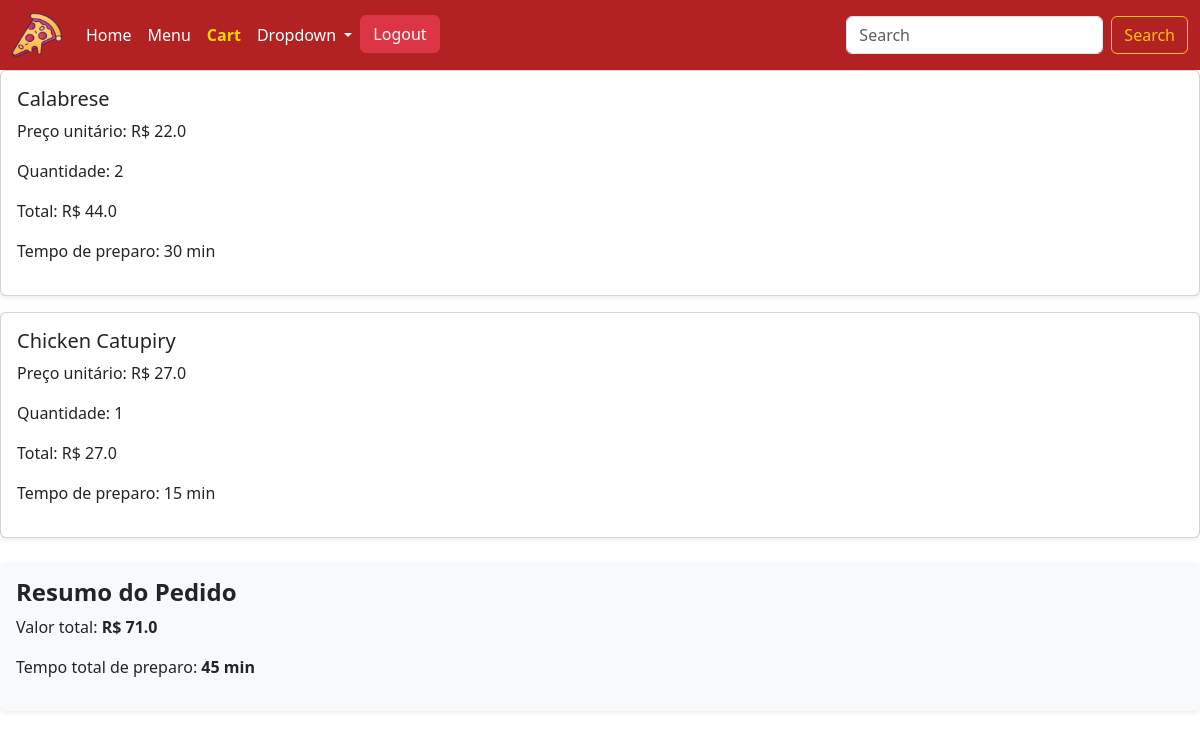
Page /Cart (signed in) on the committed database.
### tables this page shows
CREATE TABLE carrinho (
    id INTEGER PRIMARY KEY AUTOINCREMENT,
    usuario_id INTEGER NOT NULL,
    pizza_id INTEGER NOT NULL,
    quantidade INTEGER NOT NULL,
    preco_unitario REAL NOT NULL,
    preco_total REAL NOT NULL,
    data_adicao DATETIME DEFAULT CURRENT_TIMESTAMP, tempo_preparo_total INTEGER,
    FOREIGN KEY (usuario_id) REFERENCES users(id),
    FOREIGN KEY (pizza_id) REFERENCES pizzas(id)
);

CREATE TABLE pizzas (
    id INTEGER PRIMARY KEY AUTOINCREMENT,
    nome TEXT NOT NULL,
    preco REAL NOT NULL,  
   descricao TEXT,
    imagem TEXT, 
    mais_vendida BOOLEAN DEFAULT 0,
    tempo_preparo INTEGER
);

### app.py (the view)
@app.route("/Cart", methods=['GET', 'POST'])
def cart():
    user_id = session.get("user_id")
    db = sqlite3.connect("database.db")
    db.row_factory = sqlite3.Row
    cartItems = db.execute('''
        SELECT c.id,
            c.quantidade,
            c.preco_unitario,
            c.preco_total,
            c.tempo_preparo_total,
            p.nome
        FROM carrinho c
        JOIN pizzas p ON c.pizza_id = p.id
        WHERE c.usuario_id = ?
    ''', (user_id,)).fetchall()
    totals = db.execute('''
        SELECT
            COALESCE(SUM(c.preco_total), 0) AS total_preco,
            COALESCE(SUM(c.tempo_preparo_total), 0) AS total_tempo
        FROM carrinho c
        WHERE c.usuario_id = ?
    ''', (user_id,)).fetchone()
    db.close()
    return render_template("cart.html", cartItems=cartItems, totals=totals)

### templates/cart.html (shortened to what this page needs)
<!DOCTYPE html>
<html lang="en">
<head>
    <link href="https://cdn.jsdelivr.net/npm/bootstrap@5.3.7/dist/css/bootstrap.min.css" rel="stylesheet">
    <link rel="stylesheet" href="../static/css/home.css">
</head>
<body>
    <nav class="navbar navbar-expand-lg" style="background-color: #B22222;" data-bs-theme="light">
        <div class="container-fluid">
            <a class="navbar-brand" href="#">
                <img src="../static/pizza.png" alt="pizza" width="50" height="44">
            </a>
            <div class="collapse navbar-collapse" id="navbarNav">
                <ul class="navbar-nav me-auto mb-2 mb-lg-0">
                    <li class="nav-item">
                        <a class="nav-link" aria-current="page" href="/home">Home</a>
                    </li>
                    <li class="nav-item">
                        <a class="nav-link" href="#">Menu</a>
                    </li>
                    <li class="nav-item">
                        <a class="nav-link active" href="#">Cart</a>
                    </li>
                    <li class="nav-item dropdown">
                        <a class="nav-link dropdown-toggle" href="#" role="button" data-bs-toggle="dropdown" aria-expanded="false">
                        Dropdown
                        </a>
                    </li>
                    <li>
                        {% if session.get('user_id') %}
                            <a class="btn btn-danger" href="/logout">Logout</a>
                        {% endif %}
                    </li>
                </ul>
                <form class="d-flex" role="search">
                    <input class="form-control me-2" type="search" placeholder="Search" aria-label="Search"/>
                    <button class="btn btn-outline-warning" type="submit">Search</button>
                </form>
            </div>
        </div>
    </nav>
    {% if not cartItems %}
        <h2 class="text-center text-danger fw-bold mb-4">No product added</h2>
    {% else %}
        {% for item in cartItems %}
            <div class="card mb-3 p-3 shadow-sm">
                <h5>{{ item['nome'] }}</h5>
                <p>Preço unitário: R$ {{ item['preco_unitario'] }}</p>
                <p>Quantidade: {{ item['quantidade'] }}</p>
                <p>Total: R$ {{ item['preco_total'] }}</p>
                <p>Tempo de preparo: {{ item['tempo_preparo_total'] }} min</p>
            </div>
        {% endfor %}
        <div class="mt-4 p-3 bg-light rounded shadow-sm">
            <h4 class="fw-bold">Resumo do Pedido</h4>
            <p>Valor total: <strong>R$ {{ totals['total_preco'] }}</strong></p>
            <p>Tempo total de preparo: <strong>{{ totals['total_tempo'] }} min</strong></p>
        </div>
    {% endif %}
</body>
</html>

### static/css/home.css (style rules this page uses)
.navbar-nav .nav-link { color: white !important; }
.navbar-nav .nav-link.active { color: #FFD700 !important; font-weight: bold; }

### rows in the picture
carrinho: nome "Calabrese", preco_unitario "22.0", quantidade "2", preco_total "44.0", tempo_preparo_total "30"
carrinho: nome "Chicken Catupiry", preco_unitario "27.0", quantidade "1", preco_total "27.0", tempo_preparo_total "15"

### other values in the picture
{{ totals['total_preco'] }} "71.0"
{{ totals['total_tempo'] }} "45"
